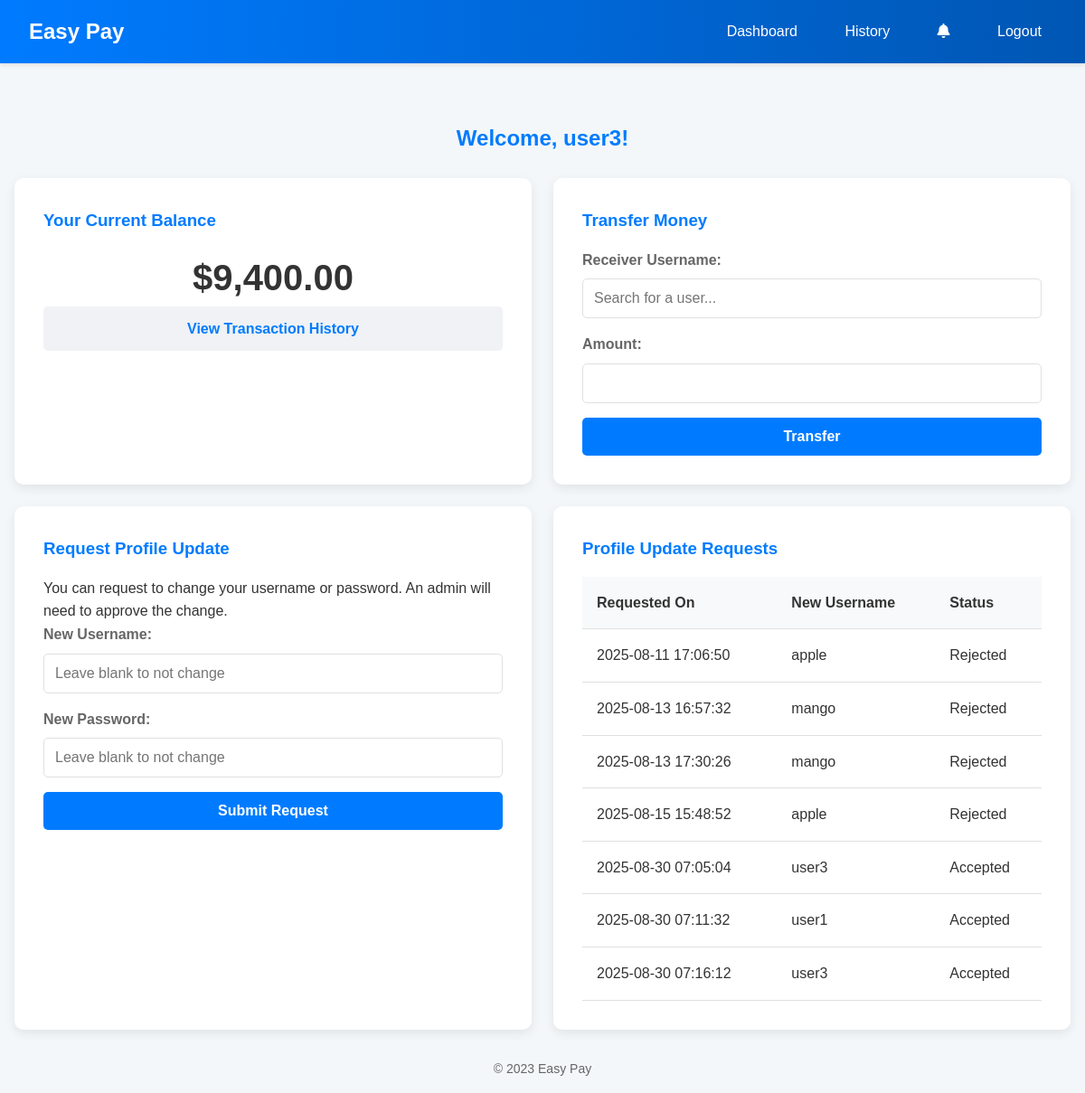
The page /index.php?page=user_dashboard (signed in) on the database its author committed.
### tables this page shows
CREATE TABLE `profile_update_requests` (
  `id` int(11) NOT NULL,
  `user_id` int(11) NOT NULL,
  `new_username` varchar(50) DEFAULT NULL,
  `new_password` varchar(255) DEFAULT NULL,
  `status` enum('pending','accepted','rejected') NOT NULL DEFAULT 'pending',
  `requested_at` timestamp NOT NULL DEFAULT current_timestamp(),
  `processed_at` datetime DEFAULT NULL
);

### includes/functions.php (called while the page is built, shortened)
<?php
function findUserById($id)
{
    global $conn;
    $id = (int)$id;
    $sql = "(SELECT id, username, password, balance, 0 AS is_admin FROM users WHERE id = $id)
            UNION
            (SELECT id, username, password, NULL AS balance, 1 AS is_admin FROM admins WHERE id = $id)";
    $result = mysqli_query($conn, $sql);
    return mysqli_fetch_assoc($result);
}
function getUserProfileUpdateRequests($userId)
{
    global $conn;
    $query = "SELECT * FROM profile_update_requests WHERE user_id = $userId";
    $result = mysqli_query($conn, $query);
    $requests = [];
    while ($row = mysqli_fetch_assoc($result)) {
        $requests[] = $row;
    }
    return $requests;
}

### views/user_dashboard.php (the view, shortened to what this page needs)
<?php include 'includes/header.php'; ?>
<?php
$user = findUserById($_SESSION['user_id']);
$profileUpdateRequests = getUserProfileUpdateRequests($_SESSION['user_id']);
?>
<h2>Welcome, <?= htmlspecialchars($user['username']); ?>!</h2>
<div class="card-grid">
    <div class="card">
        <h3>Your Current Balance</h3>
        <p class="balance-amount">$<?= number_format($user['balance'], 2); ?></p>
        <a href="index.php?page=transaction_history" class="btn btn-secondary">View Transaction History</a>
    </div>
    <div class="card">
        <h3>Transfer Money</h3>
        <form id="transfer-form" action="index.php?page=user_dashboard&action=transfer" method="POST" class="transfer-form">
            <div class="form-group">
                <label for="receiver_username">Receiver Username:</label>
                <div class="search-container">
                    <input type="text" id="receiver_username" name="receiver_username" placeholder="Search for a user..." required autocomplete="off">
                </div>
            </div>
            <div class="form-group">
                <label for="amount">Amount:</label>
                <input type="number" id="amount" name="amount" min="0.01" step="0.01" required>
            </div>
            <button type="submit" class="btn">Transfer</button>
        </form>
    </div>
    <div class="card">
        <h3>Request Profile Update</h3>
        <form action="index.php?page=user_dashboard&action=requestProfileUpdate" method="POST" class="profile-update-form">
            <p>You can request to change your username or password. An admin will need to approve the change.</p>
            <div class="form-group">
                <label for="new_username">New Username:</label>
                <input type="text" id="new_username" name="new_username" placeholder="Leave blank to not change">
            </div>
            <div class="form-group">
                <label for="new_password">New Password:</label>
                <input type="password" id="new_password" name="new_password" placeholder="Leave blank to not change">
            </div>
            <button type="submit" class="btn">Submit Request</button>
        </form>
    </div>
    <div class="card">
        <h3>Profile Update Requests</h3>
        <?php if (empty($profileUpdateRequests)): ?>
            <p>You have no profile update requests.</p>
        <?php else: ?>
            <table class="user-table">
                <thead>
                    <tr>
                        <th>Requested On</th>
                        <th>New Username</th>
                        <th>Status</th>
                    </tr>
                </thead>
                <tbody>
                    <?php foreach ($profileUpdateRequests as $request): ?>
                        <tr>
                            <td><?= htmlspecialchars($request['requested_at']); ?></td>
                            <td><?= htmlspecialchars($request['new_username'] ?? 'N/A'); ?></td>
                            <td><span class="status-<?= htmlspecialchars($request['status']); ?>"><?= htmlspecialchars(ucfirst($request['status'])); ?></span></td>
                        </tr>
                    <?php endforeach; ?>
                </tbody>
            </table>
        <?php endif; ?>
    </div>
</div>
<?php include 'includes/footer.php'; ?>

### index.php (shortened to what this page needs)
<?php
include_once 'config.php';
include_once 'includes/functions.php';
$page = $_GET['page'] ?? 'login';
switch ($page) {
    case 'user_dashboard':
        include_once 'views/user_dashboard.php';
        break;
}
?>

### includes/header.php (shortened to what this page needs)
<!DOCTYPE html>
<html lang="en">
<head>
    <link rel="stylesheet" href="assets/style.css">
    <link rel="stylesheet" href="https://cdnjs.cloudflare.com/ajax/libs/font-awesome/6.4.0/css/all.min.css">
</head>
<body>
    <header class="main-header">
        <div class="logo">Easy Pay</div>
        <nav>
            <?php if(isset($_SESSION['user_id'])): ?>
                <?php if($_SESSION['is_admin']): ?>
                    <a href="index.php?page=admin_dashboard" class="nav-link">Admin Dashboard</a>
                <?php else: ?>
                    <a href="index.php?page=user_dashboard" class="nav-link">Dashboard</a>
                    <a href="index.php?page=transaction_history" class="nav-link">History</a>
                    <a href="index.php?page=notifications" class="nav-link notification-link">
                        <i class="fa-solid fa-bell"></i>
                    </a>
                <?php endif; ?>
                <a href="index.php?page=logout" class="nav-link">Logout</a>
            <?php else: ?>
                <a href="index.php?page=login" class="nav-link">Login</a>
                <a href="index.php?page=register" class="nav-link">Register</a>
                <a href="index.php?page=admin_login" class="nav-link">Admin Login</a>
            <?php endif; ?>
        </nav>
    </header>
    <main>
    </main>
</body>
</html>

### includes/footer.php (shortened to what this page needs)
    <footer class="main-footer">
        <p>&copy; 2023 Easy Pay</p>
    </footer>
</body>
</html>

### assets/style.css (style rules this page uses)
:root { --primary-color: #007bff; --secondary-color: #6c757d; --background-color: #f4f7f9; --card-background: #ffffff; --text-color: #333333; --light-text-color: #666666; --border-color: #e0e0e0; --success-color: #28a745; --error-color: #dc3545; --incoming-color: #28a745; --outgoing-color: #dc3545; }
* { box-sizing: border-box; margin: 0; padding: 0; }
body { font-family: 'Poppins', sans-serif; background-color: var(--background-color); color: var(--text-color); line-height: 1.6; }
.main-header { background: linear-gradient(90deg, var(--primary-color), #0056b3); color: white; padding: 1rem 2rem; display: flex; justify-content: space-between; align-items: center; box-shadow: 0 2px 4px rgba(0, 0, 0, 0.1); }
.logo { font-size: 1.5rem; font-weight: 600; }
.nav-link { color: white; text-decoration: none; margin-left: 1rem; padding: 0.5rem 1rem; border-radius: 50px; transition: background-color 0.3s ease; font-weight: 400; }
main { padding: 2rem 1rem; display: flex; justify-content: center; }
h2 { color: var(--primary-color); margin-bottom: 1.5rem; text-align: center; font-weight: 600; }
.form-group { margin-bottom: 1rem; }
label { display: block; margin-bottom: 0.5rem; font-weight: 600; color: var(--light-text-color); }
input[type="text"], input[type="password"], input[type="number"] { width: 100%; padding: 0.75rem; border: 1px solid var(--border-color); border-radius: 5px; font-size: 1rem; transition: border-color 0.3s ease, box-shadow 0.3s ease; }
.btn { display: block; width: 100%; padding: 0.75rem; background: var(--primary-color); color: white; border: none; border-radius: 5px; font-size: 1rem; cursor: pointer; transition: background-color 0.3s ease, transform 0.2s ease; text-align: center; text-decoration: none; font-weight: 600; }
.btn-secondary { background-color: #f0f2f5; color: var(--primary-color); }
.card-grid { margin: 1rem; display: grid; grid-template-columns: 1fr 1fr; gap: 1.5rem; }
.card { background-color: var(--card-background); padding: 2rem; border-radius: 10px; box-shadow: 0 4px 12px rgba(0, 0, 0, 0.08); }
.card h3 { color: var(--primary-color); margin-bottom: 1rem; font-weight: 600; }
.balance-amount { font-size: 2.5rem; font-weight: 600; color: var(--text-color); text-align: center; }
.user-table, .transaction-table { width: 100%; border-collapse: separate; border-spacing: 0; margin-top: 1rem; }
.user-table th, .user-table td, .transaction-table th, .transaction-table td { padding: 1rem; text-align: left; border-bottom: 1px solid var(--border-color); }
.user-table th, .transaction-table th { background-color: #f8f9fa; font-weight: 600; position: sticky; top: 0; z-index: 1; }
.main-footer { text-align: center; padding: 1rem; color: var(--light-text-color); font-size: 0.875rem; }
.search-container { position: relative; }

### views/user_dashboard.php (style rules this page uses)
.search-container { position: relative; }

### rows shown on the page
profile_update_requests: requested_at "2025-08-11 17:06:50", new_username "apple", status "Rejected"
profile_update_requests: requested_at "2025-08-13 16:57:32", new_username "mango", status "Rejected"
profile_update_requests: requested_at "2025-08-13 17:30:26", new_username "mango", status "Rejected"
profile_update_requests: requested_at "2025-08-15 15:48:52", new_username "apple", status "Rejected"
profile_update_requests: requested_at "2025-08-30 07:05:04", new_username "user3", status "Accepted"
profile_update_requests: requested_at "2025-08-30 07:11:32", new_username "user1", status "Accepted"
profile_update_requests: requested_at "2025-08-30 07:16:12", new_username "user3", status "Accepted"

### other values the page prints
$user['username'] "user3"
$user['balance'] "9,400.00"
